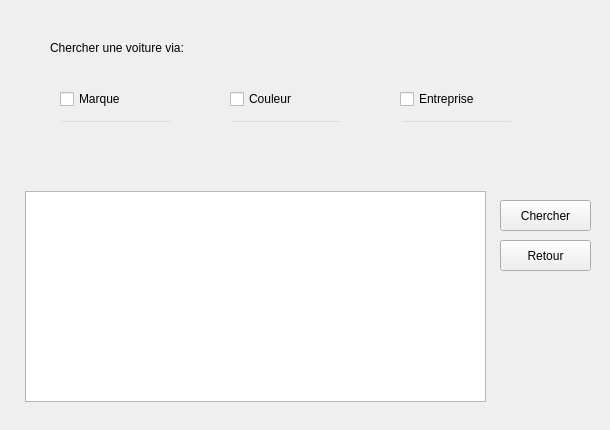
    <widget class="QWidget" name="searchCarWindow">
     <widget class="QWidget" name="widget_search_car" native="true">
      <property name="geometry">
       <rect>
        <x>10</x>
        <y>20</y>
        <width>591</width>
        <height>401</height>
       </rect>
      </property>
      <property name="styleSheet">
       <string notr="true">background-image: url(:/new/prefix1/image/103854343_259019528641376_3453490155072435271_n.jpg);
font: italic 9pt &quot;Century Gothic&quot;;
color: qconicalgradient(cx:0.5, cy:0.5, angle:0, stop:0 rgba(35, 40, 3, 255), stop:0.16 rgba(136, 106, 22, 255), stop:0.225 rgba(166, 140, 41, 255), stop:0.285 rgba(204, 181, 74, 255), stop:0.345 rgba(235, 219, 102, 255), stop:0.415 rgba(245, 236, 112, 255), stop:0.52 rgba(209, 190, 76, 255), stop:0.57 rgba(187, 156, 51, 255), stop:0.635 rgba(168, 142, 42, 255), stop:0.695 rgba(202, 174, 68, 255), stop:0.75 rgba(218, 202, 86, 255), stop:0.815 rgba(208, 187, 73, 255), stop:0.88 rgba(187, 156, 51, 255), stop:0.935 rgba(137, 108, 26, 255), stop:1 rgba(35, 40, 3, 255));</string>
      </property>
      <widget class="QLabel" name="search_carLabel">
       <property name="geometry">
        <rect>
         <x>40</x>
         <y>20</y>
         <width>161</width>
         <height>16</height>
        </rect>
       </property>
       <property name="styleSheet">
        <string notr="true">background:transparent;</string>
       </property>
       <property name="text">
        <string>Chercher une voiture via:</string>
       </property>
      </widget>
      <widget class="QLineEdit" name="critere_marqueEdit">
       <property name="geometry">
        <rect>
         <x>50</x>
         <y>100</y>
         <width>113</width>
         <height>20</height>
        </rect>
       </property>
       <property name="styleSheet">
        <string notr="true">background:transparent;</string>
       </property>
      </widget>
      <widget class="QLineEdit" name="critere_couleurEdit">
       <property name="geometry">
        <rect>
         <x>220</x>
         <y>100</y>
         <width>113</width>
         <height>20</height>
        </rect>
       </property>
       <property name="styleSheet">
        <string notr="true">background:transparent;</string>
       </property>
      </widget>
      <widget class="QLineEdit" name="critere_entrepriseEdit">
       <property name="geometry">
        <rect>
         <x>390</x>
         <y>100</y>
         <width>113</width>
         <height>20</height>
        </rect>
       </property>
       <property name="styleSheet">
        <string notr="true">background:transparent;</string>
       </property>
      </widget>
      <widget class="QPushButton" name="search_carButton">
       <property name="geometry">
        <rect>
         <x>490</x>
         <y>180</y>
         <width>91</width>
         <height>31</height>
        </rect>
       </property>
       <property name="styleSheet">
        <string notr="true">background:transparent;
font: italic 12pt &quot;Century Gothic&quot;;
color: qconicalgradient(cx:0.5, cy:0.5, angle:0, stop:0 rgba(35, 40, 3, 255), stop:0.16 rgba(136, 106, 22, 255), stop:0.225 rgba(166, 140, 41, 255), stop:0.285 rgba(204, 181, 74, 255), stop:0.345 rgba(235, 219, 102, 255), stop:0.415 rgba(245, 236, 112, 255), stop:0.52 rgba(209, 190, 76, 255), stop:0.57 rgba(187, 156, 51, 255), stop:0.635 rgba(168, 142, 42, 255), stop:0.695 rgba(202, 174, 68, 255), stop:0.75 rgba(218, 202, 86, 255), stop:0.815 rgba(208, 187, 73, 255), stop:0.88 rgba(187, 156, 51, 255), stop:0.935 rgba(137, 108, 26, 255), stop:1 rgba(35, 40, 3, 255));
border-bottom:2px solid#717072;
border-color: qconicalgradient(cx:0.5, cy:0.5, angle:0, stop:0 rgba(35, 40, 3, 255), stop:0.16 rgba(136, 106, 22, 255), stop:0.225 rgba(166, 140, 41, 255), stop:0.285 rgba(204, 181, 74, 255), stop:0.345 rgba(235, 219, 102, 255), stop:0.415 rgba(245, 236, 112, 255), stop:0.52 rgba(209, 190, 76, 255), stop:0.57 rgba(187, 156, 51, 255), stop:0.635 rgba(168, 142, 42, 255), stop:0.695 rgba(202, 174, 68, 255), stop:0.75 rgba(218, 202, 86, 255), stop:0.815 rgba(208, 187, 73, 255), stop:0.88 rgba(187, 156, 51, 255), stop:0.935 rgba(137, 108, 26, 255), stop:1 rgba(35, 40, 3, 255));
background-color: rgb(255, 212, 250);

border-radius:15px;}
QPushButton:hover{
	
	background-color: rgb(234, 78, 117);
</string>
       </property>
       <property name="text">
        <string>Chercher</string>
       </property>
      </widget>
      <widget class="QPushButton" name="return_search_carButton">
       <property name="geometry">
        <rect>
         <x>490</x>
         <y>220</y>
         <width>91</width>
         <height>31</height>
        </rect>
       </property>
       <property name="styleSheet">
        <string notr="true">background:transparent;
font: italic 12pt &quot;Century Gothic&quot;;
color: qconicalgradient(cx:0.5, cy:0.5, angle:0, stop:0 rgba(35, 40, 3, 255), stop:0.16 rgba(136, 106, 22, 255), stop:0.225 rgba(166, 140, 41, 255), stop:0.285 rgba(204, 181, 74, 255), stop:0.345 rgba(235, 219, 102, 255), stop:0.415 rgba(245, 236, 112, 255), stop:0.52 rgba(209, 190, 76, 255), stop:0.57 rgba(187, 156, 51, 255), stop:0.635 rgba(168, 142, 42, 255), stop:0.695 rgba(202, 174, 68, 255), stop:0.75 rgba(218, 202, 86, 255), stop:0.815 rgba(208, 187, 73, 255), stop:0.88 rgba(187, 156, 51, 255), stop:0.935 rgba(137, 108, 26, 255), stop:1 rgba(35, 40, 3, 255));
border-bottom:2px solid#717072;
border-color: qconicalgradient(cx:0.5, cy:0.5, angle:0, stop:0 rgba(35, 40, 3, 255), stop:0.16 rgba(136, 106, 22, 255), stop:0.225 rgba(166, 140, 41, 255), stop:0.285 rgba(204, 181, 74, 255), stop:0.345 rgba(235, 219, 102, 255), stop:0.415 rgba(245, 236, 112, 255), stop:0.52 rgba(209, 190, 76, 255), stop:0.57 rgba(187, 156, 51, 255), stop:0.635 rgba(168, 142, 42, 255), stop:0.695 rgba(202, 174, 68, 255), stop:0.75 rgba(218, 202, 86, 255), stop:0.815 rgba(208, 187, 73, 255), stop:0.88 rgba(187, 156, 51, 255), stop:0.935 rgba(137, 108, 26, 255), stop:1 rgba(35, 40, 3, 255));
background-color: rgb(255, 212, 250);

border-radius:15px;}
QPushButton:hover{
	
	background-color: rgb(234, 78, 117);
</string>
       </property>
       <property name="text">
        <string>Retour</string>
       </property>
      </widget>
      <widget class="QTableView" name="tableView">
       <property name="geometry">
        <rect>
         <x>15</x>
         <y>171</y>
         <width>461</width>
         <height>211</height>
        </rect>
       </property>
      </widget>
      <widget class="QCheckBox" name="checkBox_marque">
       <property name="geometry">
        <rect>
         <x>50</x>
         <y>70</y>
         <width>70</width>
         <height>18</height>
        </rect>
       </property>
       <property name="text">
        <string>Marque</string>
       </property>
      </widget>
      <widget class="QCheckBox" name="checkBox_couleur">
       <property name="geometry">
        <rect>
         <x>220</x>
         <y>70</y>
         <width>70</width>
         <height>18</height>
        </rect>
       </property>
       <property name="text">
        <string>Couleur</string>
       </property>
      </widget>
      <widget class="QCheckBox" name="checkBox_entreprise">
       <property name="geometry">
        <rect>
         <x>390</x>
         <y>70</y>
         <width>81</width>
         <height>18</height>
        </rect>
       </property>
       <property name="text">
        <string>Entreprise</string>
       </property>
      </widget>
     </widget>
    </widget>
